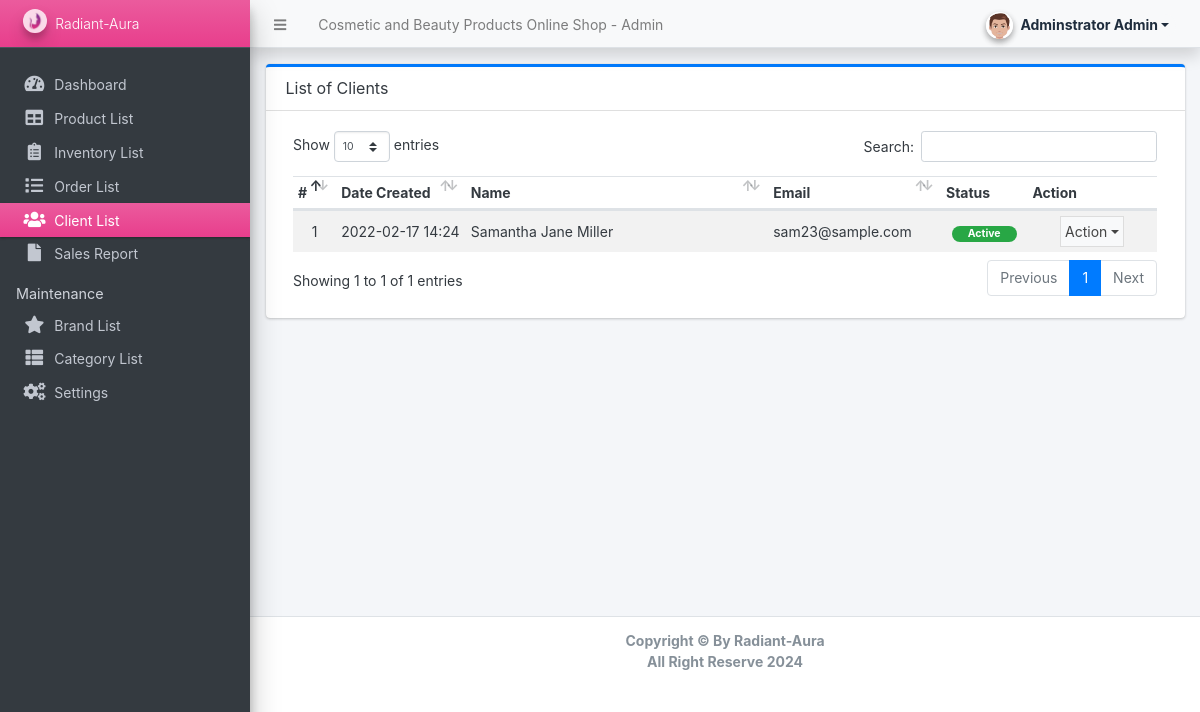
The page /admin/?page=clients (signed in) on the database as committed earlier.
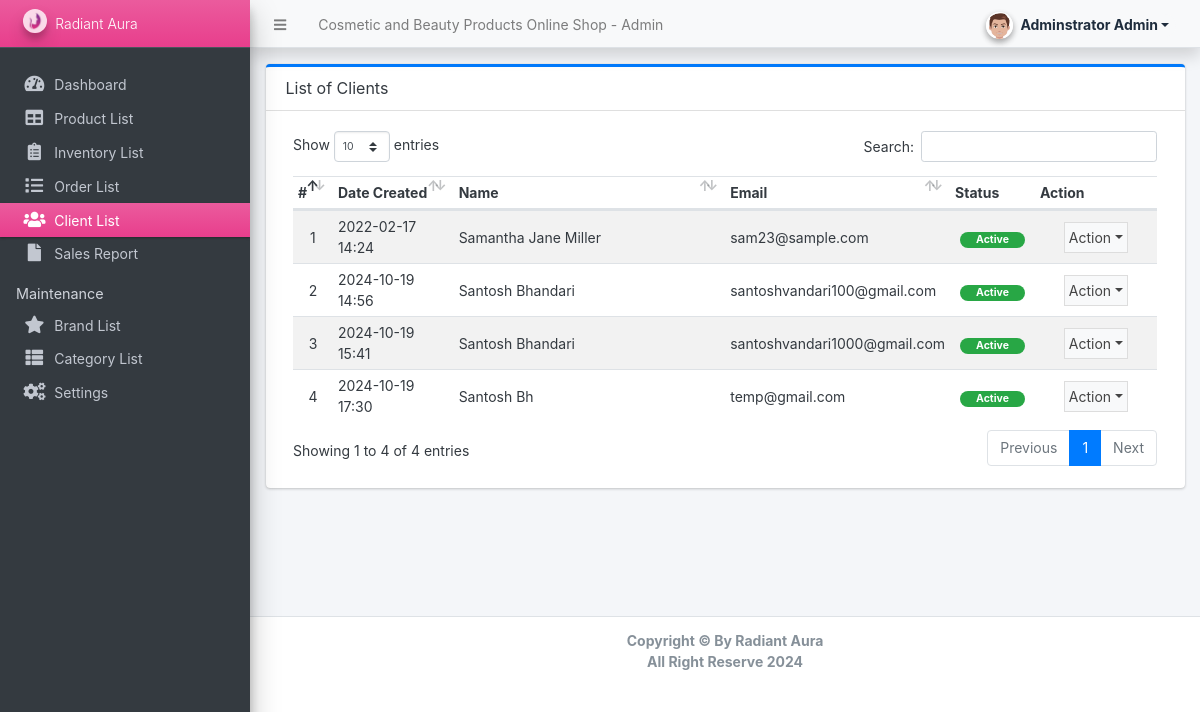
The same page on the database as committed later.
### tables this page shows
CREATE TABLE `clients` (
  `id` int(30) NOT NULL,
  `firstname` varchar(250) NOT NULL,
  `lastname` varchar(250) NOT NULL,
  `gender` varchar(20) NOT NULL,
  `contact` varchar(15) NOT NULL,
  `email` varchar(250) NOT NULL,
  `password` text NOT NULL,
  `default_delivery_address` text NOT NULL,
  `status` tinyint(1) NOT NULL DEFAULT 1,
  `delete_flag` tinyint(1) NOT NULL DEFAULT 0,
  `date_created` datetime NOT NULL DEFAULT current_timestamp()
);

### classes/DBConnection.php (called while the page is built, shortened)
<?php
class DBConnection{
    private $host = DB_SERVER;
    private $username = DB_USERNAME;
    private $password = DB_PASSWORD;
    private $database = DB_NAME;
    public $conn;
    public function __construct(){
        if (!isset($this->conn)) {
            $this->conn = new mysqli($this->host, $this->username, $this->password, $this->database);
        }
    }
}
?>

### classes/SystemSettings.php (called while the page is built, shortened)
<?php
class SystemSettings extends DBConnection{
	function info($field=''){
		if(!empty($field)){
			if(isset($_SESSION['system_info'][$field]))
				return $_SESSION['system_info'][$field];
			else
				return false;
		}else{
			return false;
		}
	}
}
$_settings = new SystemSettings();
?>

### config.php (called while the page is built, shortened)
<?php
require_once('classes/DBConnection.php');
require_once('classes/SystemSettings.php');
function validate_image($file){
	if(!empty($file)){
        $ex = explode("?",$file);
        $file = $ex[0];
        $ts = isset($ex[1]) ? "?".$ex[1] : '';
		if(is_file(base_app.$file)){
			return base_url.$file.$ts;
		}else{
			return base_url.'dist/img/no-image-available.png';
		}
	}else{
		return base_url.'dist/img/no-image-available.png';
	}
}
?>

### admin/clients/index.php (the view, shortened to what the changed rows need)
<div class="card card-outline card-primary">
	<div class="card-header">
		<h3 class="card-title">List of Clients</h3>
	</div>
	<div class="card-body">
        <div class="container-fluid">
			<table class="table table-hover table-striped" id="list">
				<colgroup>
					<col width="5%">
					<col width="15%">
					<col width="35%">
					<col width="20%">
					<col width="10%">
					<col width="15%">
				</colgroup>
				<thead>
					<tr>
						<th>#</th>
						<th>Date Created</th>
						<th>Name</th>
						<th>Email</th>
						<th>Status</th>
						<th>Action</th>
					</tr>
				</thead>
				<tbody>
					<?php
					$i = 1;
						$qry = $conn->query("SELECT *,concat(firstname,' ',lastname) as fullname from `clients` where delete_flag = 0 order by concat(firstname,' ',lastname) asc ");
						while($row = $qry->fetch_assoc()):
					?>
						<tr>
							<td class="text-center"><?php echo $i++; ?></td>
							<td><?php echo date("Y-m-d H:i",strtotime($row['date_created'])) ?></td>
							<td><?php echo $row['fullname'] ?></td>
							<td><?php echo $row['email'] ?></td>
							<td class="text-center">
                                <?php if($row['status'] == 1): ?>
                                    <span class="badge badge-success px-3 rounded-pill">Active</span>
                                <?php else: ?>
                                    <span class="badge badge-danger px-3 rounded-pill">Inactive</span>
                                <?php endif; ?>
                            </td>
							<td align="center">
								 <button type="button" class="btn btn-flat p-1 btn-default btn-sm dropdown-toggle dropdown-icon" data-toggle="dropdown">
				                  		Action
				                  </button>
							</td>
						</tr>
					<?php endwhile; ?>
				</tbody>
			</table>
		</div>
	</div>
</div>

### admin/inc/navigation.php (shortened to what the changed rows need)
<aside class="main-sidebar sidebar-dark-pink elevation-4 sidebar-no-expand">
  <a href="<?php echo base_url ?>admin" class="brand-link bg-gradient-pink text-sm">
  <img src="<?php echo validate_image($_settings->info('logo'))?>" alt="Store Logo" class="brand-image img-circle elevation-3" style="opacity: .8;width: 1.5rem;height: 1.5rem;max-height: unset">
  <span class="brand-text font-weight-light"><?php echo $_settings->info('short_name') ?></span>
  </a>
</aside>

### admin/inc/footer.php (shortened to what the changed rows need)
<footer class="main-footer text-sm">
        <div class="contaner">
          <b><p class="m-0 text-center">Copyright &copy; By <?=$_settings->info('short_name')?> <br/> All Right Reserve 2024</p></b>
        </div>
      </footer>
    </div>

Rows that differ between the two databases and show on the page:
added clients: date_created "2024-10-19 14:56", fullname "Santosh Bhandari", email "santoshvandari100@gmail.com", status "Active"
added clients: date_created "2024-10-19 15:41", fullname "Santosh Bhandari", email "santoshvandari1000@gmail.com", status "Active"
added clients: date_created "2024-10-19 17:30", fullname "Santosh Bh", email "temp@gmail.com", status "Active"
Other text that changed with them:
$_settings->info('short_name'): "Radiant-Aura" → "Radiant Aura"
text written by a page script: "Show entries Search: Showing 1 to 1 of 1 entries Previous 1 Next" → "Show entries Search: Showing 1 to 4 of 4 entries Previous 1 Next"
